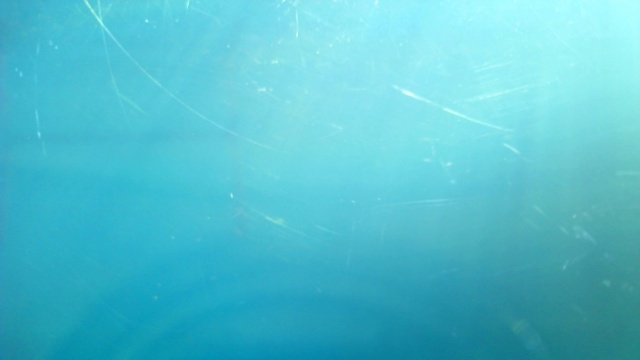
#> input picture test1/10.jpg, 640 x 360 px, given in place of 5.jpg, which was not available
$ python RBS.py test1/10.jpg 5   (older library calls are emulated)
#> lines starting #> are read from the running program, lines starting #| are printed output that depends on the picture; long printed decimals are rounded; pictures that were not available may be replaced by others from this repository, and a replacement may not be noted
# from RemoveBackScatter and Java codes by Isaac Changhua
import cv2
import numpy as np
import copy
import sys
from matplotlib import pyplot as plt
colorBalanceRatio = 5
lb = []
lc = []
le = []
ld = True
lf = []
lg = []
################################
# helpers and driver
################################
def show(img,msg="image",ana=True):
	cv2.imshow(msg,img)
	if ana:
		analysis(img)
	cv2.waitKey(0)
def show2(img,msg="image2",ana = True):

	cv2.imshow(msg,img/255)
	if ana:
		analysis(img)
	cv2.waitKey(100)
def test(name,path1):
	#"/Users/rongk/Downloads/test.jpg"):
	if name == "d":
		path0 ="/home/dhyang/Desktop/Vision/Vision/test1/"
	#path = "/Users/rongk/Downloads/Vision-master/Vision-master/RoboticsImages/images/training15.png"
	#path = "/Users/rongk/Downloads/Vision-master/Vision-master/RoboticsImages/03.jpg"
	else:
		path0 = "/Users/rongk/Downloads/visionCode/Vision/test2/"
	path2=".jpg"
	path = path0+str(path1)+path2
	print(path)
	img = cv2.imread(path)

	cv2.imshow("testing begins initial",img)
	img2 = filter(img)
	#show2(img2,'final product')
	#cv2.waitKey(0)
	cv2.destroyAllWindows()
# [16 lines left out: function drive, not called in this run]

def analysis(img):
    hist, bins = np.histogram(img.ravel(), 256, [0, 256])
    for i, col in enumerate(("b", "g", "r")):
        histr = cv2.calcHist([img], [i], None, [256], [0, 256])
        plt.plot(histr, color=col)
        plt.xlim([0, 256])
    plt.show()
######################################
# main program removebackscatter
#######################################


def filter(image, blkSize=10*10, patchSize=8, lamb=10, gamma=1.7, r=10, eps=1e-6, level=5):
    image = np.array(image, np.float32)

    bgr = cv2.split(image)
    show(bgr[2]/255, "initial red", False)

    # image decomposition, probably key
    decomposed = IDilluRefDecompose(image)
    AL, RL = decomposed[0], decomposed[1]
    show2(AL, "pre illuminance")
    show2(RL, "pre Reflective")  # checked

    RL = FsimpleColorBalance(RL, colorBalanceRatio)  # checked
    show2(RL, "color corrected reflective")  # checked

    bgr = cv2.split(RL)
    show(bgr[0]/255, "RL blue", False)
    show(bgr[1]/255, "RL green", False)
    show(bgr[2]/255, "RL red", False)

    # Calculate the air-light using Airlight Esitmate
    airlight = AEestimate(AL, blkSize)
    # print(airlight)
    #show2(airlight,"backgroun light sample",False)
    # estiamte the transimission map

    fTrans = 0.6
    trans = TEtransEstimate(AL, patchSize, airlight,
                            lamb, fTrans, r, eps, gamma)
    show2(trans*255, "final transmission map", False)  # work!

    # correct, np array adding matters!
    AL = dehazeProcess(AL, trans, airlight)
    show2(AL, "dehaze illuminance")

    bgr = cv2.split(AL)
    show(bgr[0]/255, "AL blue", False)
    show(bgr[1]/255, "AL green", False)
    show(bgr[2]/255, "AL red", False)

    # maybe just set all squares in transmission map 0?
    AL2 = AL-2*np.array(cv2.merge((trans, trans, trans)))
    show2(AL2, "AL2")
#############################################################################################


# [38 lines left out: functions enhance, pyramidFuse, not called in this run]


# different,maybe give the other alg-->simplestColor another try
def dehazeProcess(img, trans, airlight):
    global lf
    lf = []
    balancedImg = FsimpleColorBalance(img, 5)
    #show2(balancedImg,"balanced Img")
    bCnl, gCnl, rCnl = cv2.split(balancedImg)
    #show2(bCnl,"pre bCnl",False)
    #show2(gCnl,"pre gCnl",False)
    #show2(rCnl,"pre rCnl",False)
    # get mean value correct?
    bMean = np.mean(bCnl)
    gMean = np.mean(gCnl)
    rMean = np.mean(rCnl)
    print(bMean)
    print(gMean)
    print(rMean)
    # get transimission map for each channel
    num = max(bMean, gMean, rMean)
    Tb = np.multiply(copy.deepcopy(trans), num/bMean*.8)
    Tg = np.multiply(copy.deepcopy(trans), num/gMean*.9)
    Tr = np.multiply(copy.deepcopy(trans), num/rMean*.8)
    # [6 lines of commented-out code are left out]
    bCnl, gCnl, rCnl = np.array(bCnl), np.array(gCnl), np.array(rCnl)
    # blue
    # np add does mod, we need saturation so use where
    bChannel = (bCnl-airlight[0])/Tb + airlight[0]  # this is wrong
    extractCond = bChannel > 255
    bChannel = np.where(extractCond, 255, bChannel)
    extractCond = bChannel < 0
    bChannel = np.where(extractCond, 0, bChannel)
    # show2(bChannel,"bChannel",False)
    # green
    gChannel = (gCnl-airlight[1])/Tg + airlight[1]  # somehow this is wrong...
    extractCond = gChannel > 255
    gChannel = np.where(extractCond, 255, gChannel)
    extractCond = gChannel < 0
    gChannel = np.where(extractCond, 0, gChannel)
    # show2(gChannel,"gChannel",False)
    lf = gChannel
    # red
    rChannel = (rCnl-airlight[2])/Tr + airlight[2]  # this is right
    extractCond = rChannel > 255
    rChannel = np.where(extractCond, 255, rChannel)
    extractCond = rChannel < 0
    rChannel = np.where(extractCond, 0, rChannel)
    # show2(rChannel,"rChannel",False)
    #show2(bChannel,"dehaze bChannel",False)
    dehazed = cv2.merge((bChannel, gChannel, rChannel))
    return dehazed


# [140 lines left out: functions calWeight, IDbuildGaussianPyramid, IDfilterMask, IDbuildLaplacianPyramid, IDreconstructLaplacianPyramid, IDfuseTwoImage and 1 more, not called in this run]
###############################################
# Airlight Estiamte
# DONE but not sure
###############################################


def AEestimate(img, blockSize):
    img = np.array(img)
    rows = img.shape[0]
    cols = img.shape[1]
    while rows*cols > blockSize:
        midRow = int(np.floor(rows/2))
        midCol = int(np.floor(cols/2))
        subIm = [0, 1, 2, 3]
        subIm[0] = img[0:midRow, 0:midCol]
        subIm[1] = img[midRow:rows, 0:midCol]
        subIm[2] = img[0:midRow, midCol:cols]
        subIm[3] = img[midRow:rows, midCol:cols]
        score = [0, 1, 2, 3]
        score[0] = AEcalculateScore(subIm[0])
        score[1] = AEcalculateScore(subIm[1])
        score[2] = AEcalculateScore(subIm[2])
        score[3] = AEcalculateScore(subIm[3])
        index = score.index(max(score))
        img = copy.deepcopy(subIm[index])
        rows = img.shape[0]
        cols = img.shape[1]
    index_X, index_Y = 0, 0
    # print(img)
    tmpValue = ((img[0]-255)**2 + (img[1]-255)**2 + (img[2]-255)**2)**.5
    # print(tmpValue)
    tmpValue = np.array(tmpValue)
    pointValue = min(tmpValue.flatten())
    # print(pointValue)
    a = np.argwhere(tmpValue - pointValue < 1)
    x, y = a[0]
    return img[x, y]


def AEcalculateScore(img):
    mean, std = cv2.meanStdDev(img)
    # not sure why they get (0,0)
    score = np.sum(mean[0] - std[0])
    return score
##############################################
# Transmission Estimate
# dont have transEstiamteEachChannel, else complete
###############################################


def TEtransEstimate(img, patchSz, airlight, lamb, fTrans, r, eps, gamma):
    bgr = cv2.split(img)
    rows, cols, type = img.shape[0], img.shape[1], bgr[0].dtype

    T = TEcomputeTrans(img, patchSz, rows, cols, type, airlight, lamb, fTrans)
    # show(T,"T",False) #done checked
    if r != None and eps != None and gamma != None:
        gray = cv2.cvtColor(img, cv2.COLOR_BGR2GRAY)
        #gray = np.uint8(img)
        #gray = cv2.cvtColor(img,cv2.COLOR_BGR2GRAY)
        # WHY? AGAIN? this uses 8UC1
        gray = np.float32(gray)
        T = FguidedImageFilter(gray, T, r, eps)
        Tsmooth = cv2.GaussianBlur(T, (81, 81), 40)
        Tdetails = np.subtract(T, Tsmooth)

        Tdetails = np.multiply(Tdetails, gamma)
        T = Tsmooth + Tdetails
    #show2(Tsmooth,"T smooth",False)
    #show2(Tdetails,"T details",False)
    return T


def TEcomputeTrans(img, patchSz, rows, cols, type, airlight, lamb, fTrans):
    global la, le
    la = []
    ld = True
    le = []
    T = np.zeros((rows, cols), dtype=type)
    for i in range(0, rows, patchSz):
        for j in range(0, cols, patchSz):
            endRow = min(i+patchSz, rows)
            endCol = min(j+patchSz, cols)
            blkIm = img[i:endRow, j:endCol]
            # done, checked.
            Trans = BTEblkEstimate(blkIm, airlight, lamb, fTrans)
            la.append(Trans)
            for m in range(i, endRow):
                for n in range(j, endCol):
                    T[m, n] = Trans

    return T


def LA(self):
    global la, lb, lc, le, lf, lg
    return [la, lb, lc, le, lf, lg]
###########################################
# Blk Transmission Estimate
# dont have each channel version
############################################


def BTEblkEstimate(blkIm, airlight, lamb, fTrans):
    global ld
    le = []
    Trans = 0.0
    nTrans = np.floor(1.0/fTrans*128)
    fMinCost = sys.maxsize
    # or 9223372036854775807
    numberOfPixels = blkIm.shape[0]*blkIm.shape[1]*blkIm.shape[2]
    nCounter = 0
    bgr = cv2.split(blkIm)
    while(nCounter < (1-fTrans)*10):
        color = copy.deepcopy(bgr[0])
        bChannel = BTEpreDehaze(color, airlight[0], nTrans)
        #print("bChannel "+str(bChannel[0,0]))
        if ld:
            ld = False
            le = bChannel
            guess = False

        color = copy.deepcopy(bgr[1])
        gChannel = BTEpreDehaze(color, airlight[1], nTrans)

        color = copy.deepcopy(bgr[2])
        rChannel = BTEpreDehaze(color, airlight[2], nTrans)

        nSumOfLoss = 0

        condition = bChannel > 255
        condExtract = np.array(np.extract(condition, bChannel))
        condExtract = np.sum((condExtract-255)**2)
        nSumOfLoss += condExtract
        condition = bChannel < 0
        condExtract = np.array(np.extract(condition, bChannel))
        nSumOfLoss += np.sum(condExtract**2)

        condition = gChannel > 255
        condExtract = np.array(np.extract(condition, gChannel))
        condExtract = np.sum((condExtract-255)**2)
        nSumOfLoss += condExtract
        condition = gChannel < 0
        condExtract = np.array(np.extract(condition, gChannel))
        nSumOfLoss += np.sum(condExtract**2)

        condition = rChannel > 255
        condExtract = np.array(np.extract(condition, rChannel))
        condExtract = np.sum((condExtract-255)**2)
        condition = rChannel < 0
        condExtract = np.array(np.extract(condition, rChannel))
        nSumOfLoss += np.sum(condExtract**2)

        nSumOfSquareOuts = np.sum(np.multiply(bChannel, bChannel))+np.sum(
            np.multiply(gChannel, gChannel))+np.sum(np.multiply(rChannel, rChannel))
        nSumOfOuts = np.sum(bChannel)+np.sum(gChannel)+np.sum(rChannel)
        fMean = nSumOfOuts/numberOfPixels
        fCost = lamb * nSumOfLoss / numberOfPixels - \
            (nSumOfSquareOuts/numberOfPixels - fMean**2)
        if nCounter == 0 or fMinCost > fCost:
            fMinCost = fCost
            Trans = fTrans
        fTrans = fTrans + 0.1
        nTrans = 1.0/fTrans*128.0
        nCounter = nCounter+1
    return Trans


def BTEpreDehaze(img, a, Trans):
    img = np.array(img)
    return ((img-a)*Trans+128*a)/128

####################################################
# Img Decompose: weighted image decompose
####################################################


def IDilluRefDecompose(img):
    AList = []
    # illumination
    RList = []
    # reflectance
    bgr = cv2.split(img)
    for cnl in bgr:
        alCnl = copy.deepcopy(cnl)
        rlcnl = copy.deepcopy(cnl)
        maxVal = np.asmatrix(cnl).max()
        k = np.multiply(cnl, .5/maxVal)
        rlcnl = np.multiply(k, rlcnl)
        alCnl = np.subtract(alCnl, rlcnl)
        AList.append(alCnl)
        RList.append(rlcnl)
    Al = cv2.merge(AList)
    Rl = cv2.merge(RList)
    return [Al, Rl]
######################################
# Filter
######################################


def FguidedImageFilter(I, p, r, eps):
    I = np.array(I, np.float64)
    #p = cv2.cvtColor(p,cv2.COLOR_BGR2GRAY)
    p = np.array(p, np.float64)

    N = cv2.boxFilter(
        np.ones((I.shape[0], I.shape[1]), dtype=I[0].dtype), -1, (r, r))
    mean_I = cv2.boxFilter(I, cv2.CV_64F, (r, r))
    mean_p = cv2.boxFilter(p, cv2.CV_64F, (r, r))
    mean_Ip = cv2.boxFilter(np.multiply(I, p), cv2.CV_64F, (r, r))
    cov_Ip = mean_Ip - np.multiply(mean_I, mean_p)
    mean_II = cv2.boxFilter(np.multiply(I, I), cv2.CV_64F, (r, r))
    var_I = mean_II - np.multiply(mean_I, mean_I)
    a = var_I + eps
    a = cov_Ip/a
    b = mean_p - np.multiply(a, mean_I)
    mean_a = cv2.boxFilter(a, cv2.CV_64F, (r, r))
    mean_b = cv2.boxFilter(b, cv2.CV_64F, (r, r))
    q = np.multiply(mean_a, I)+mean_b
    q = np.float32(q)
    return q


def FsimpleColorBalance(img, percent):
    if percent <= 0:
        percent = 5
    img = np.array(img, np.float32)
    rows = img.shape[0]
    cols = img.shape[1]
    chnls = img.shape[2]
    halfPercent = percent/200
    if chnls == 3:
        channels = cv2.split(img)
    else:
        channels = copy.deepcopy(img)
        # Not sure
    channels = np.array(channels)
    for i in range(chnls):
        # find the low and high precentile values based on input percentile
        flat = list(channels[i].flat)
        flat.sort()
        lowVal = flat[int(np.floor(len(flat)*halfPercent))]

        topVal = flat[int(np.ceil(len(flat)*(1-halfPercent)))]
        channels[i] = np.where(channels[i] > lowVal, channels[i], lowVal)
        channels[i] = np.where(channels[i] < topVal, channels[i], topVal)
        channels[i] = cv2.normalize(
            channels[i], channels[i], 0.0, 255.0/2, cv2.NORM_MINMAX)
        channels[i] = np.float32(channels[i])
    result = cv2.merge(channels)
    return result


def Fapply_mask(matrix, mask, fill_value):
    masked = np.ma.array(matrix, mask=mask, fill_value=fill_value)
    return masked.filled()


# [83 lines left out: functions Fapply_threshold, Fsimple_ColorBalance, FWsaliency, FWexposedness, FWluminanceWeight, not called in this run]

def main():
    test(sys.argv[1],int(sys.argv[2]))
#> in test, img is the input picture: shape (360, 640, 3); mean B, G, R 206.4, 191.8, 83.3
#> the loop in IDilluRefDecompose, `for cnl in bgr:` made 3 passes
#> maxVal on passes 1 to 3: 255, 255, 223
#> pass 1, in IDilluRefDecompose, `alCnl = np.subtract(alCnl, rlcnl)`:
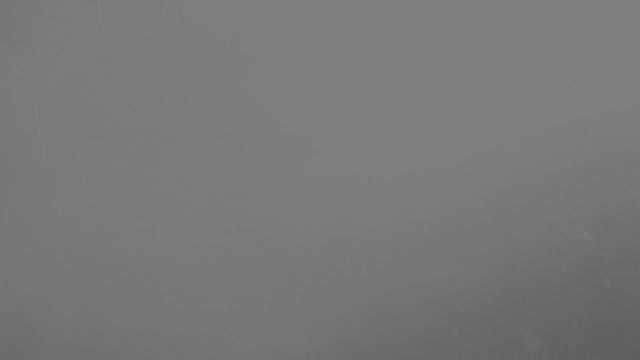
#> alCnl: shape (360, 640) float32; min 94.36, max 127.5, mean 121.3
#> after the loop in IDilluRefDecompose, `for cnl in bgr:`:
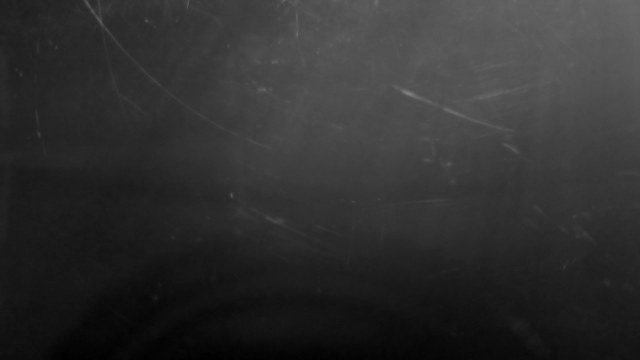
#> k: shape (360, 640) float32; min 0, max 0.5, mean 0.187
#> after the loop in IDilluRefDecompose, `for cnl in bgr:`: AList = 3 items
#> in IDilluRefDecompose, `Rl = cv2.merge(RList)`:
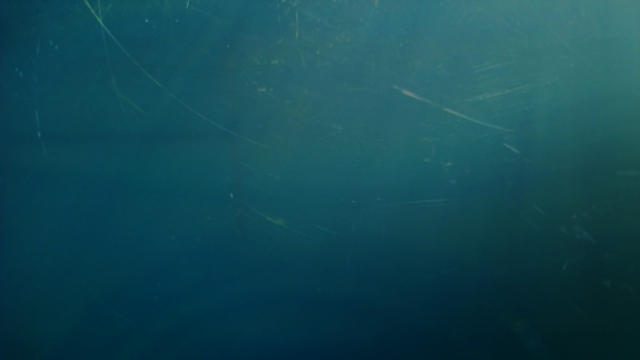
#> Rl: shape (360, 640, 3) float32; mean of channels 0, 1, 2 85.1, 74.2, 19.7; drawn as B, G, R
#> in filter, `decomposed = IDilluRefDecompose(image)`: decomposed = 2 items
#> in analysis, `hist, bins = np.histogram(img.ravel(), 256, [0, 256])`: hist = 256 values, max 49859 at index 127, min 0 at index 128, mean 2700; bins = 257 values from 0 to 256
#> in analysis (call 2), `hist, bins = np.histogram(img.ravel(), 256, [0, 256])`: hist = 256 values, max 13113 at index 0, min 0 at index 128, mean 2700
#> in analysis (call 2), `plt.show()`:
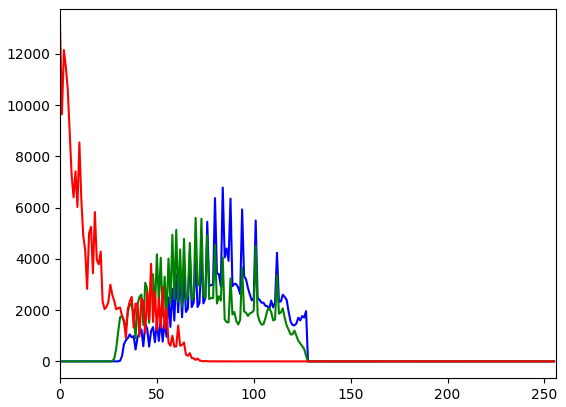
#> figure drawn by matplotlib, 1 panel; curve peaks at x = 84, y = 6783; curve peaks at x = 70, y = 5599; curve peaks at x = 0, y = 13113
#> the loop in FsimpleColorBalance, `for i in range(chnls):` made 3 passes
#> (lowVal, topVal) on passes 1 to 3: (39.54, 124.5), (33.14, 120.6), (0.439, 59.57)
#> in FsimpleColorBalance, `result = cv2.merge(channels)`:
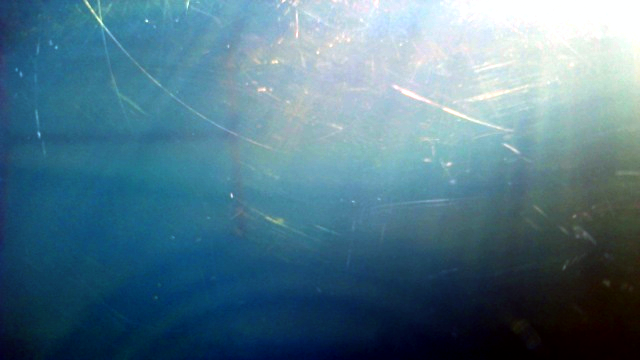
#> result: shape (360, 640, 3) float32; mean of channels 0, 1, 2 68.5, 59.8, 41.4; drawn with min black and max white
#> the loop in AEestimate, `while rows*cols > blockSize:` made 6 passes
#> index on passes 1 to 6: 2, 2, 2, 2, 3, 0
#> pass 1, in AEestimate, `img = copy.deepcopy(subIm[index])`:
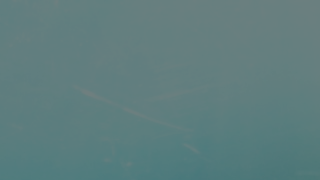
#> img: shape (180, 320, 3) float32; mean of channels 0, 1, 2 126.5, 126, 95; drawn as B, G, R
#> in AEestimate, `tmpValue = ((img[0]-255)**2 + (img[1]-255)**2 + (img[2]-255)**2)**.5`: tmpValue = [[220.8, 220.8, 257.7], [220.8, 220.8, 257.7], [220.8, 220.8, 257.6], [220.8, 220.8, 257.7], [220.8, 220.8, 257.4], [220.8, 220.8, 257.4], [220.8, 220.8, 256.9], [220.8, 220.8, 256.9], [220.8, 220.8, 257.1], [220.8, 220.8, 257.1]]
#> in AEestimate, `pointValue = min(tmpValue.flatten())`: pointValue = 220.8
#> in AEestimate, `a = np.argwhere(tmpValue - pointValue < 1)`: a = 20 rows, first 8: [0, 0], [0, 1], [1, 0], [1, 1], [2, 0], [2, 1], [3, 0], [3, 1]
#> in AEestimate, `x, y = a[0]`: x = 0
#> in filter, `airlight = AEestimate(AL, blkSize)`: airlight = [127.5, 127.5, 106.3]
#> in dehazeProcess, `bCnl, gCnl, rCnl = cv2.split(balancedImg)`:
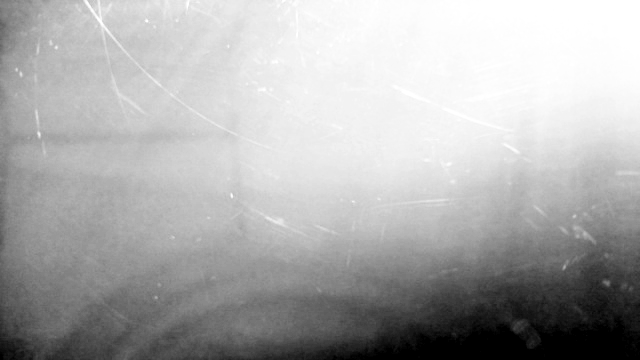
#> gCnl: shape (360, 640) float32; min -1.03e-05, max 127.5, mean 86.7; drawn with min black and max white
#| 96.2898
#| 86.703
#| 71.104


if __name__ == "__main__":
    main()
